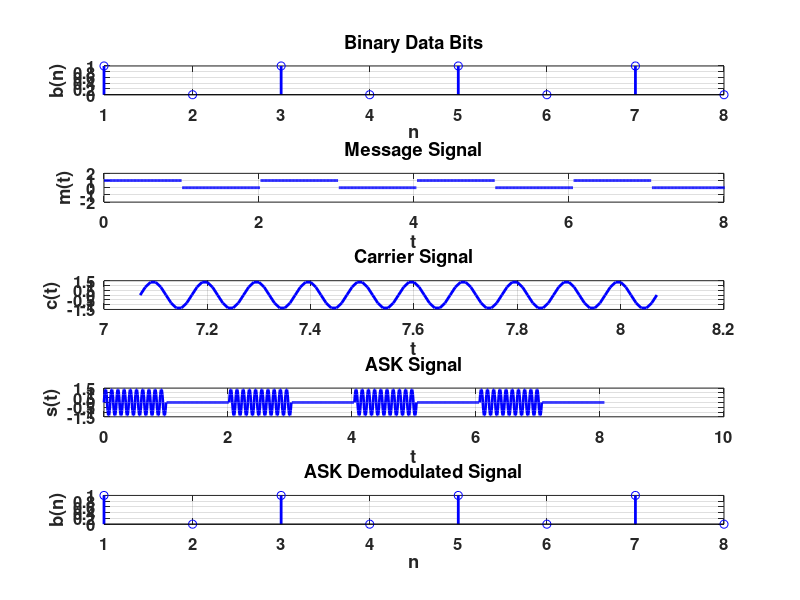

Write MATLAB code to recreate this figure.
clc;
clear;
close all;

% Parameters
Tb = 1; 
fc = 10;
t = 0:Tb/100:1;
c = sqrt(2/Tb) * sin(2 * pi * fc * t);

% Message Signal
N = 8;
m = [1 0 1 0 1 0 1 0];
t1 = 0; 
t2 = Tb;

for i = 1:N
    t = t1:0.01:t2;
    m_s = ones(1, length(t)) * (m(i) > 0.5); % Generate message signal (1 or 0)
    message(i, :) = m_s;
    ask_sig(i, :) = c .* m_s; % ASK signal
    
    % Plotting
    figure(1);
    subplot(5, 1, 2); 
    axis([0 N -2 2]);
    plot(t, message(i, :), 'b', 'LineWidth', 2);
    title('Message Signal');
    xlabel('t'); ylabel('m(t)');
    grid on;
    set(gca, 'FontSize', 12, 'FontWeight', 'bold')
    hold on;
    
    subplot(5, 1, 4); 
    plot(t, ask_sig(i, :), 'b', 'LineWidth', 2);
    title('ASK Signal');
    xlabel('t'); ylabel('s(t)');
    grid on;
    set(gca, 'FontSize', 12, 'FontWeight', 'bold')
    hold on;
    
    t1 = t1 + (Tb + 0.01);
    t2 = t2 + (Tb + 0.01);
end
hold off;

subplot(5, 1, 3); 
plot(t, c, 'b', 'LineWidth', 2);
title('Carrier Signal');
xlabel('t'); ylabel('c(t)');
set(gca, 'FontSize', 12, 'FontWeight', 'bold')
grid on;

subplot(5, 1, 1); 
stem(m, 'b', 'LineWidth', 2);
title('Binary Data Bits');
xlabel('n'); ylabel('b(n)');
set(gca, 'FontSize', 12, 'FontWeight', 'bold')
grid on;

% ASK Demodulation
t1 = 0; 
t2 = Tb;

for i = 1:N
    t = t1:Tb/100:t2;
    x = sum(c .* ask_sig(i, :));
    demod(i) = (x > 0); % Demodulation logic
    t1 = t1 + (Tb + 0.01);
    t2 = t2 + (Tb + 0.01);
end

subplot(5, 1, 5);
stem(demod, 'b', 'LineWidth', 2);
title('ASK Demodulated Signal');
xlabel('n'); ylabel('b(n)');
set(gca, 'FontSize', 12, 'FontWeight', 'bold')
grid on;
